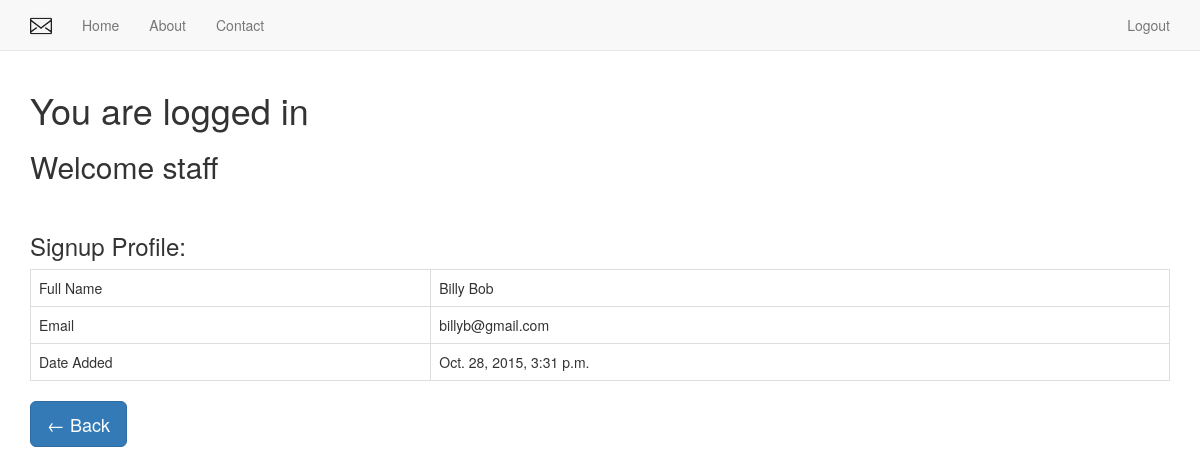
The app's page /profile/26/ (signed in) with its own data.
### newsletter/models.py (models this page shows, shortened)
class SignUp(models.Model):
    email = models.EmailField()
    full_name = models.CharField(max_length=120, blank=True, null=True)
    timestamp = models.DateTimeField(auto_now_add=True, auto_now=False)
    updated = models.DateTimeField(auto_now_add=False, auto_now=True)

### newsletter/views.py (the view)
# urls.py: url(r'^profile/([0-9]+)/$', 'newsletter.views.profile', name='profile'),
def profile(request, user_id):
    context = {
        'profile': SignUp.objects.get(id=user_id),
    }
    return render(request, 'profile.html', context)

### templates/profile.html
{% extends 'home.html' %}
{% block content %}
{% if request.user.is_authenticated and request.user.is_staff%}
    <h1>You are logged in</h1>
    <h2>Welcome staff</h2>
    <br/>
    <h3>Signup Profile:</h3>
<div class="table-responsive">
    <table class="table table-bordered">
        <tr>
            <td>Full Name</td>
            <td>{{ profile.full_name }}</td>
        </tr>
        <tr>
            <td>Email</td>
            <td>{{ profile.email }}</td>
        </tr>
        <tr>
            <td>Date Added</td>
            <td>{{ profile.timestamp }}</td>
        </tr>
    </table>
<a class="btn btn-lg btn-primary" href="{% url 'home' %}" role="button">← Back</a>
</div>
    {% else %}
    <div class="row">
        <div class="col-sm-3 col-xs-2 pull-right">
            <h1>Sorry, you are not authorised to see this page</h1>
        </div>
    </div>
{% endif %}
{% endblock %}

### static_in_project/our_static/css/navbar-static-top.css (style rules this page uses)
body { min-height: 2000px; }

### records on screen
SignUp: full_name "Billy Bob", email "billyb@gmail.com", timestamp "Oct. 28, 2015, 3:31 p.m."
